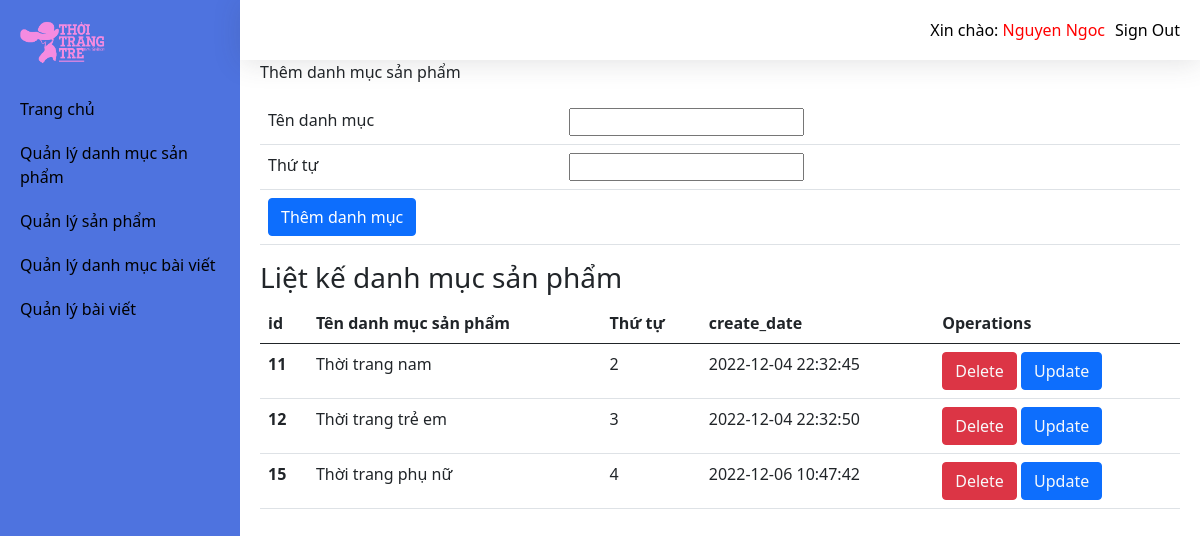
Page /admin/index.php?action=quanlydanhmucsanpham&query=them on the committed database.
### tables this page shows
CREATE TABLE `category` (
  `id_danhmuc` int(11) NOT NULL,
  `tendanhmuc` varchar(255) NOT NULL,
  `thutu` int(11) NOT NULL,
  `create_date` datetime NOT NULL DEFAULT current_timestamp()
);

### admin/modules/Quanlydanhmucsanpham/index.php (the view)
<?php
    $sql = "SELECT * FROM `category` ORDER BY 'thutu' DESC";
    $result = mysqli_query($connect,$sql);
?>
<h3>Liệt kế danh mục sản phẩm</h3>
<table class="table">
    <thead>
        <tr>
            <th scope="col">id</th>
            <th scope="col">Tên danh mục sản phẩm</th>
            <th scope="col">Thứ tự</th>
            <th scope="col">create_date</th>
            <th scope="col">Operations</th>
        </tr>
    </thead>
    <tbody>
       <?php
          if($result){
            while( $row = mysqli_fetch_assoc($result)){
                $id = $row['id_danhmuc'];
                $tendanhmuc = $row['tendanhmuc'];
                $thutu = $row['thutu'];
                $create_at = $row['create_date']
       ?>
        <tr>
            <th scope="row"><?php echo $id?></th>
            <td><?php echo $tendanhmuc?></td>
            <td><?php echo $thutu?></td>
            <td><?php echo $create_at?></td>
            <td>
                <button class="btn btn-danger"><a href="modules/Quanlydanhmucsanpham/xuly.php?iddanhmuc=<?php echo $id?>" class="text-light">Delete</a></button>
                 <button class="btn btn-primary"><a href="?action=quanlydanhmucsanpham&query=sua&iddanhmuc=<?php echo $id?>" class="text-light" >Update</a></button>
            </td>
        </tr>
        <?php }}?>
    </tbody>
</table>

### admin/index.php (shortened to what this page needs)
<?php
   include("config/config.php");
?>
<!DOCTYPE html>
<html lang="en">
<head>
    <link href="https://cdn.jsdelivr.net/npm/bootstrap@5.0.2/dist/css/bootstrap.min.css" rel="stylesheet">
    <link rel="stylesheet" href="css/main.css">
    <link rel="stylesheet" href="//cdnjs.cloudflare.com/ajax/libs/morris.js/0.5.1/morris.css">
</head>
<body>
    <div class="app">
        <div class="wrapper">
            <div class="sidebar">
               <?php
                   include("sidebar/sidebar.php")
               ?>
            </div>
            <div class="main">
                <?php
                   include("header/header.php")
                ?>
                <div class="content">
                    <?php
                        if(isset($_GET['action']) && isset($_GET['query'])){
                            $tam = $_GET['action'];
                            $query = $_GET['query'];
                        }else{
                            $tam = "";
                            $query = "";
                        }
                        if($tam=="quanlydanhmucsanpham" && $query=="them"){
                             include("modules/Quanlydanhmucsanpham/them.php");
                             include("modules/Quanlydanhmucsanpham/index.php");
                        }else if($tam=="quanlydanhmucsanpham" && $query=="sua"){
                            include("modules/Quanlydanhmucsanpham/sua.php");
                        }
                    ?>
                </div>
            </div>
        </div>
    </div>
</body>
</html>

### admin/sidebar/sidebar.php
 <a href="index.php" class="logo">
        <div class="info">
            <img src="img/thoitrang.jpg" alt="" >
        </div>
 </a>
<nav>
     <a href="index.php?action=dashbord">Trang chủ</a>
     <a href="index.php?action=quanlydanhmucsanpham&query=them">Quản lý danh mục sản phẩm</a>
     <a href="index.php?action=quanlysanpham&query=them">Quản lý sản phẩm</a>
     <a href="index.php?action=quanlydanhmucbaiviet&query=them">Quản lý danh mục bài viết</a>
     <a href="index.php?action=quanlybaiviet&query=them">Quản lý bài viết</a>
 </nav>

### admin/header/header.php
<div class="header">
      <div class="user">
            <p><span>Xin chào:</span> Nguyen Ngoc</p>
            <a href="#">Sign Out</a>
        </div>
</div>

### admin/modules/Quanlydanhmucsanpham/them.php
<div class="add">
    <p>Thêm danh mục sản phẩm</p>
        <table class="table" width="50%">
            <form method="POST" action="modules/Quanlydanhmucsanpham/xuly.php">
                <tbody>
                    <tr>
                        <td>Tên danh mục</td>
                        <td><input type="text" name="tendanhmuc"></td>
                    </tr>
                    <tr>
                        <td>Thứ tự</td>
                        <td><input type="text" name="thutu"></td>
                    </tr>
                    <tr>
                        <td  colspan="2"><input type="submit" name="themdanhmucsp" value="Thêm danh mục" class="btn btn-primary"></td>
                    </tr>
                 </tbody>
            </form>
        </table>
</div>

### admin/css/main.css (style rules this page uses)
* { padding: 0; margin: 0; box-sizing: border-box; text-decoration: none; list-style: none; text-decoration: none; }
a { display: block; color: #000; text-decoration: none; }
.wrapper { display: flex; justify-content: end; }
.sidebar { width: 20%; background-color: #4e73df; height: 100vh; }
nav a { padding: 10px 20px; }
.info img { width: 130px; }
.main { width: 80%; text-align: end; }
.header { height: 60px; box-shadow: 0 .15rem 1.75rem 0 rgba(58,59,69,.15)!important; padding: 0 20px; line-height: 60px; }
.user { display: flex; justify-content: end; }
.user a { position: relative; }
.user p { margin-right: 10px; color: red; }
.user p span { color: #000; }
.content { padding: 0 20px; text-align: start; }
.add { width: 100%; text-align: start; }

### rows in the picture
category: id_danhmuc "11", tendanhmuc "Thời trang nam", thutu "2", create_date "2022-12-04 22:32:45"
category: id_danhmuc "12", tendanhmuc "Thời trang trẻ em", thutu "3", create_date "2022-12-04 22:32:50"
category: id_danhmuc "15", tendanhmuc "Thời trang phụ nữ", thutu "4", create_date "2022-12-06 10:47:42"
